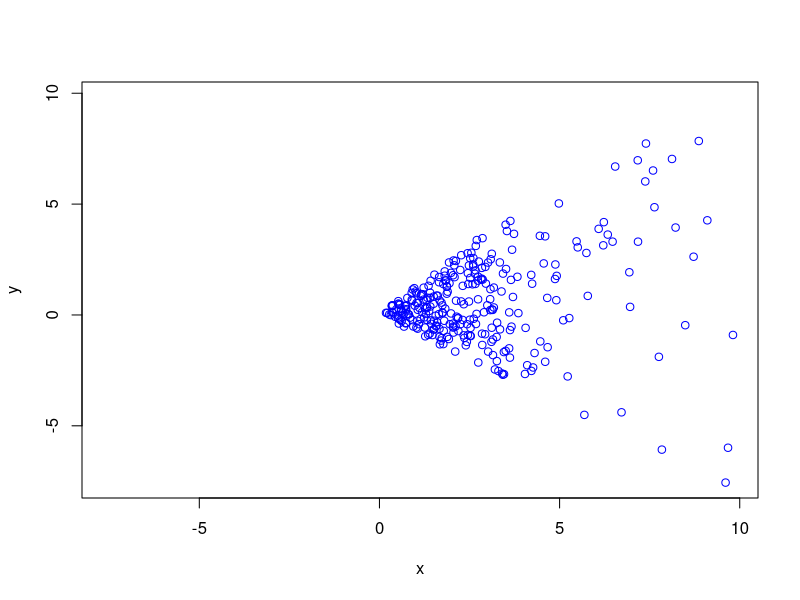

Write the R code that produced this figure.
# Stolen from handout


    c1 <- rexp(300)*2      # variables we want to find
    c2 <- rexp(300)*2
    theta <- .9           # rotation to "hide the variables"
    x <- sin(theta)*c1 + cos(theta)*c2
    y <- sin(theta)*c2 - cos(theta)*c1
    range <- c(min(c(x,y)),max(c(x,y)))
    plot(x,y,col="blue",xlim=range,ylim=range)

